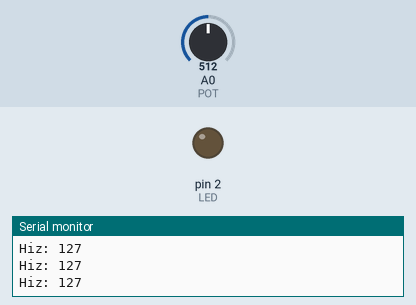
This sketch was run on a simulated Arduino Uno, built with avr-gcc and run on an emulated ATmega328P. Shown: output pins drawn as LEDs (lit = HIGH), the last lines printed to the serial monitor. Inputs (shaded band) come from the test bench; at power-on: A0 (POT) = 512. Pins used as bus, display or sensor lines are not drawn.

Above: at 1.2 s.
1.3 s: A0 (POT) set to 596
2.8 s: A0 (POT) set to 615
At 3.7 s:
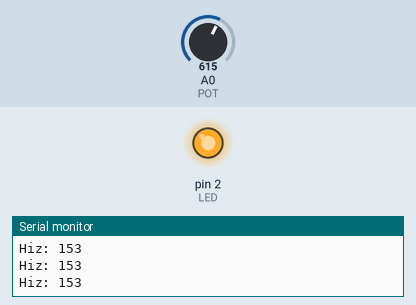
4.3 s: A0 (POT) set to 511
At 4.8 s:
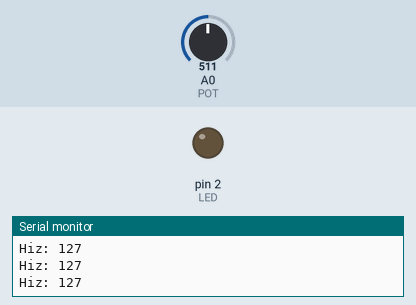
5.8 s: A0 (POT) set to 716
At 6.2 s:
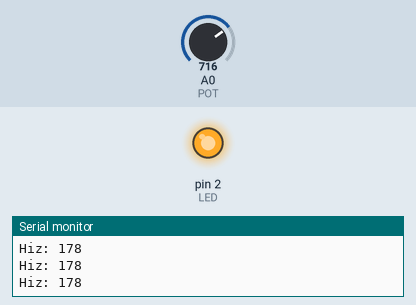
Timing chart, 0 to 8.8 s (numbered marks = the images above; inputs shaded):
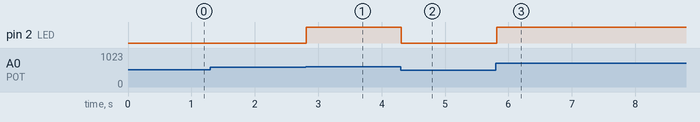

The sketch:

hizKontrolDevresi.ino
```cpp
int DC=3; // dc motor
int POT=A0; //potansiyometre
int LED=2;
int motorHiz;

void setup()
{
  Serial.begin(9600);
  pinMode(LED, OUTPUT);
  pinMode(DC,OUTPUT);
}

void loop()
{
  motorHiz=analogRead(POT);
  motorHiz=map(motorHiz,0,1023,0,255);
  analogWrite(DC,motorHiz);
  Serial.print("Hiz: ");
  Serial.println(motorHiz);
  if(motorHiz>150){
  digitalWrite(LED, HIGH);
  }
  if(motorHiz<150){
  digitalWrite(LED, LOW);
  }
}
```

Measured:
- the behaviour switches between 605 and 606 on A0 (POT) (found by bisection; images 0 and 1)
- after the input at 2.8 s, pin 2 (LED): LOW → HIGH at once
- after the input at 4.3 s, pin 2 (LED): HIGH → LOW at once
- after the input at 5.8 s, pin 2 (LED): LOW → HIGH at once
